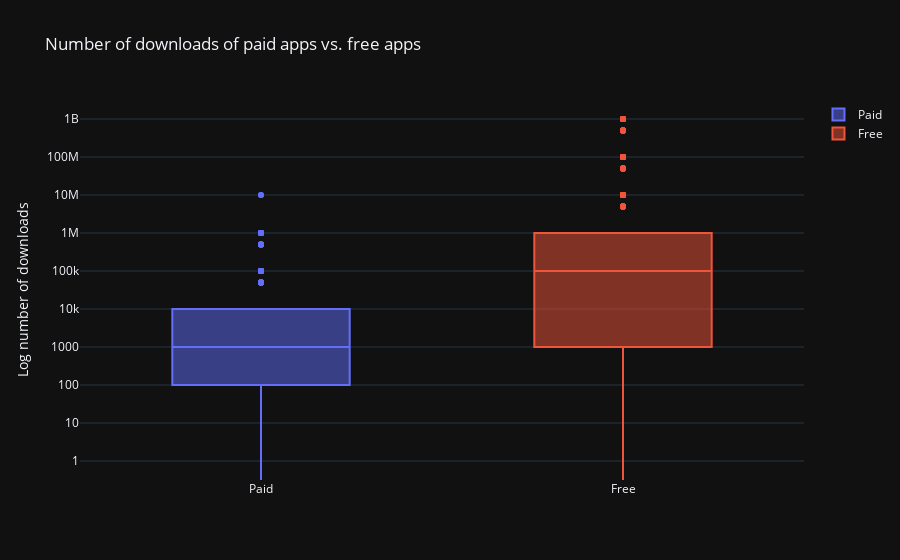

Write notebook code for a chart like this one.
### Markdown cell above
Here I have analyzed the following question:
* Are paid apps installed as much as free apps?

Some characteristics of free apps are:

* Free to download.
* Main source of income often comes from advertisements.
* Often created by companies that have other products and the app serves as an extension of those products.
* Can serve as a tool for customer retention, communication, and customer service.

Some characteristics of paid apps are:

* Users are asked to pay once for the app to download and use it.
* The user can't really get a feel for the app before buying it.

### Code cell
# Data for paid apps
box0 = go.Box(
    y = apps[apps['Type'] == 'Paid']['Installs'],
    name = 'Paid'
)

# Data for free apps
box1 = go.Box(
    y = apps[apps['Type'] == 'Free']['Installs'],
    name = 'Free'
)


layout = go.Layout(
    title = "Number of downloads of paid apps vs. free apps",
    yaxis = dict(title = "Log number of downloads",
                type = 'log',
                autorange = True)
)


# Adding box0 and box1 to a list for plotting
data = [box0, box1]
layout.template = 'plotly_dark'
plotly.offline.iplot({'data': data, 'layout': layout})

### Figure 1 — Plotly figure (JSON) as saved in the notebook; plotly's stock layout.template omitted (floating-point values rounded to 4 significant figures; data arrays with more than 128 entries replaced by an {"elided": "..."} marker saying what was removed)
{"data": [{"name": "Paid", "type": "box", "y": {"elided": "756 int values"}}, {"name": "Free", "type": "box", "y": {"elided": "8903 int values"}}], "layout": {"title": {"text": "Number of downloads of paid apps vs. free apps"}, "yaxis": {"autorange": true, "title": {"text": "Log number of downloads"}, "type": "log"}}}
